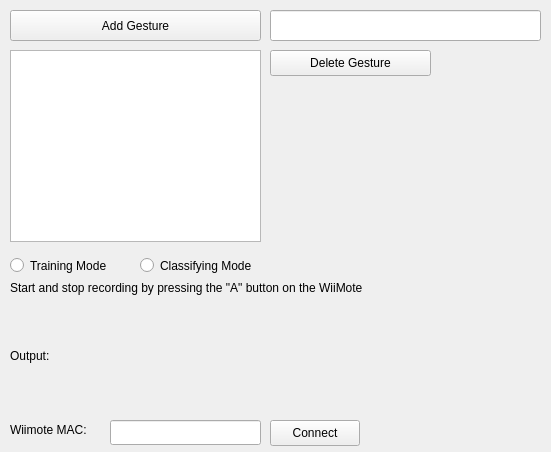
<?xml version="1.0" encoding="UTF-8"?>
<ui version="4.0">
 <class>MainWindow</class>
 <widget class="QMainWindow" name="MainWindow">
  <property name="geometry">
   <rect>
    <x>0</x>
    <y>0</y>
    <width>551</width>
    <height>452</height>
   </rect>
  </property>
  <property name="windowTitle">
   <string>MainWindow</string>
  </property>
  <widget class="QWidget" name="centralwidget">
   <widget class="QPushButton" name="addButton">
    <property name="geometry">
     <rect>
      <x>10</x>
      <y>10</y>
      <width>251</width>
      <height>31</height>
     </rect>
    </property>
    <property name="text">
     <string>Add Gesture</string>
    </property>
   </widget>
   <widget class="QPushButton" name="deleteButton">
    <property name="geometry">
     <rect>
      <x>270</x>
      <y>50</y>
      <width>161</width>
      <height>26</height>
     </rect>
    </property>
    <property name="text">
     <string>Delete Gesture</string>
    </property>
   </widget>
   <widget class="QLineEdit" name="gestureNameEdit">
    <property name="geometry">
     <rect>
      <x>270</x>
      <y>10</y>
      <width>271</width>
      <height>31</height>
     </rect>
    </property>
   </widget>
   <widget class="QRadioButton" name="trainingRadio">
    <property name="geometry">
     <rect>
      <x>10</x>
      <y>250</y>
      <width>131</width>
      <height>31</height>
     </rect>
    </property>
    <property name="text">
     <string>Training Mode</string>
    </property>
   </widget>
   <widget class="QRadioButton" name="classifyRadio">
    <property name="geometry">
     <rect>
      <x>140</x>
      <y>250</y>
      <width>141</width>
      <height>31</height>
     </rect>
    </property>
    <property name="text">
     <string>Classifying Mode</string>
    </property>
   </widget>
   <widget class="QLabel" name="outputLabel">
    <property name="geometry">
     <rect>
      <x>10</x>
      <y>320</y>
      <width>531</width>
      <height>71</height>
     </rect>
    </property>
    <property name="autoFillBackground">
     <bool>false</bool>
    </property>
    <property name="text">
     <string>Output:</string>
    </property>
   </widget>
   <widget class="QLabel" name="wiiMoteLabel">
    <property name="geometry">
     <rect>
      <x>10</x>
      <y>420</y>
      <width>91</width>
      <height>20</height>
     </rect>
    </property>
    <property name="text">
     <string>Wiimote MAC:</string>
    </property>
   </widget>
   <widget class="QLineEdit" name="wiiMacEdit">
    <property name="geometry">
     <rect>
      <x>110</x>
      <y>420</y>
      <width>151</width>
      <height>25</height>
     </rect>
    </property>
   </widget>
   <widget class="QPushButton" name="connectButton">
    <property name="geometry">
     <rect>
      <x>270</x>
      <y>420</y>
      <width>90</width>
      <height>26</height>
     </rect>
    </property>
    <property name="text">
     <string>Connect</string>
    </property>
   </widget>
   <widget class="QLabel" name="label">
    <property name="geometry">
     <rect>
      <x>10</x>
      <y>280</y>
      <width>431</width>
      <height>16</height>
     </rect>
    </property>
    <property name="text">
     <string>Start and stop recording by pressing the &quot;A&quot; button on the WiiMote</string>
    </property>
   </widget>
   <widget class="QListWidget" name="gestureListWidget">
    <property name="geometry">
     <rect>
      <x>10</x>
      <y>50</y>
      <width>251</width>
      <height>192</height>
     </rect>
    </property>
   </widget>
  </widget>
 </widget>
 <resources/>
 <connections/>
</ui>
